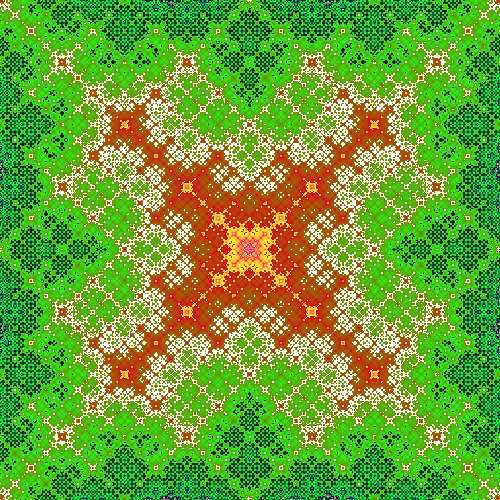
Frame 1 (no input)
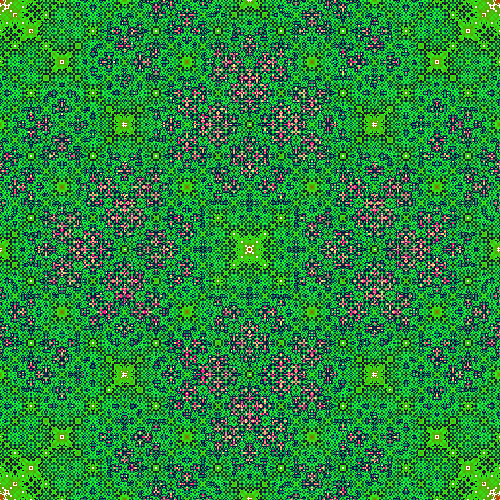
Frame 60 (the mouse pressed at the canvas centre just before this capture)
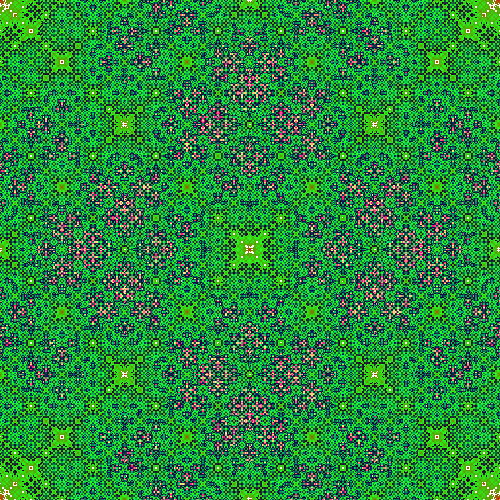
Frame 120 (the mouse held since frame 60 and released just before this capture)

The Processing sketch that drew these frames (run headless with seeded random() and noise(); from frame 60 on, the mouse is pressed at the canvas centre):

// Processing sketch: processing_8692
// ── processing_8692.pde

// A further variant of a Sketch "Plasma Fractal" by Giles Whitaker  
// that he'd adapted from Justin Seyster java version  
 
 
float PHI = (1 + sqrt(5))/2; 
float inc = random(0,1);

void setup() 
{ 
    size(500, 500);  
    noStroke(); 
    drawPlasma(width, height); 
} 
          
void draw() 
{ 
    drawPlasma(width, height); 
} 
 
float displace(float num) 
{ 
  float max = num / (float)(width + height) * 3; 
  inc+=0.0000003;
  return (noise(inc)-0.5)* max; 
} 
 
//Returns a color int based on a color value, c. 
int computeColor(float c) 
{ 
  float r = 127 + 128 * sin(c * PI); 
  float gr = 127 + 128 * tan(c * PI); 
  float b = 127 + 128 * cos(c * PI);		 
  int col = (255 << 24)|(floor(r) << 16)|(floor(gr) << 8)| floor(b); 
  return col;  
} 
	 
//This is something of a "helper function" to create an initial grid 
//before the recursive function is called.	 
void drawPlasma(float w, float h) 
{ 
   
   divideGrid(0.0, 0.0, w , h , noise(1.0), noise(1.0), noise(1.0), noise(1.0)); 
} 
	 
	//This is the recursive function that implements the random midpoint 
	//displacement algorithm.  It will call itself until the grid pieces 
	//become smaller than one pixel.	 
void divideGrid(float x, float y, float w, float h, float c1, float c2, float c3, float c4) 
{ 
 
   float newWidth = w / 2; 
   float newHeight = h / 2; 
 
   if (w < 1.0 || h < 1.0) 
   { 
     //The four corners of the grid piece will be averaged and drawn as a single pixel. 
     float c = (c1 + c2 + c3 + c4) / 4.0; 
     set((int)x, (int)y, computeColor(c)); 
   } 
   else 
   { 
     float middle =(c1 + c2 + c3 + c4) / 4.0 + displace(newWidth + newHeight);      //Randomly displace the midpoint! 
     float edge1 = (c1 + c2) / PHI;	// Calculate the edges by averaging the two corners of each edge. 
     float edge2 = (c2 + c3) / PHI;     // for more sparse but more fractal like behavior 
     float edge3 = (c3 + c4) / PHI;     // set each divisor to PHI 
     float edge4 = (c4 + c1) / PHI; 
 
     //Make sure that the midpoint doesn't accidentally "randomly displaced" past the boundaries! 
     if (middle <= 0) 
     { 
       middle = 0; 
     } 
     else if (middle > 1.0) 
     { 
       middle = 1.0; 
     } 
 
     //Do the operation over again for each of the four new grids.                   
     divideGrid(x, y, newWidth, newHeight, c1, edge1, middle, edge4); 
     divideGrid(x + newWidth, y, newWidth, newHeight, edge1, c2, edge2, middle); 
     divideGrid(x + newWidth, y + newHeight, newWidth, newHeight, middle, edge2, c3, edge3); 
     divideGrid(x, y + newHeight, newWidth, newHeight, edge4, middle, edge3, c4); 
   } 
} 
 
 
 
 
 
 
	 
	 
	 
 
